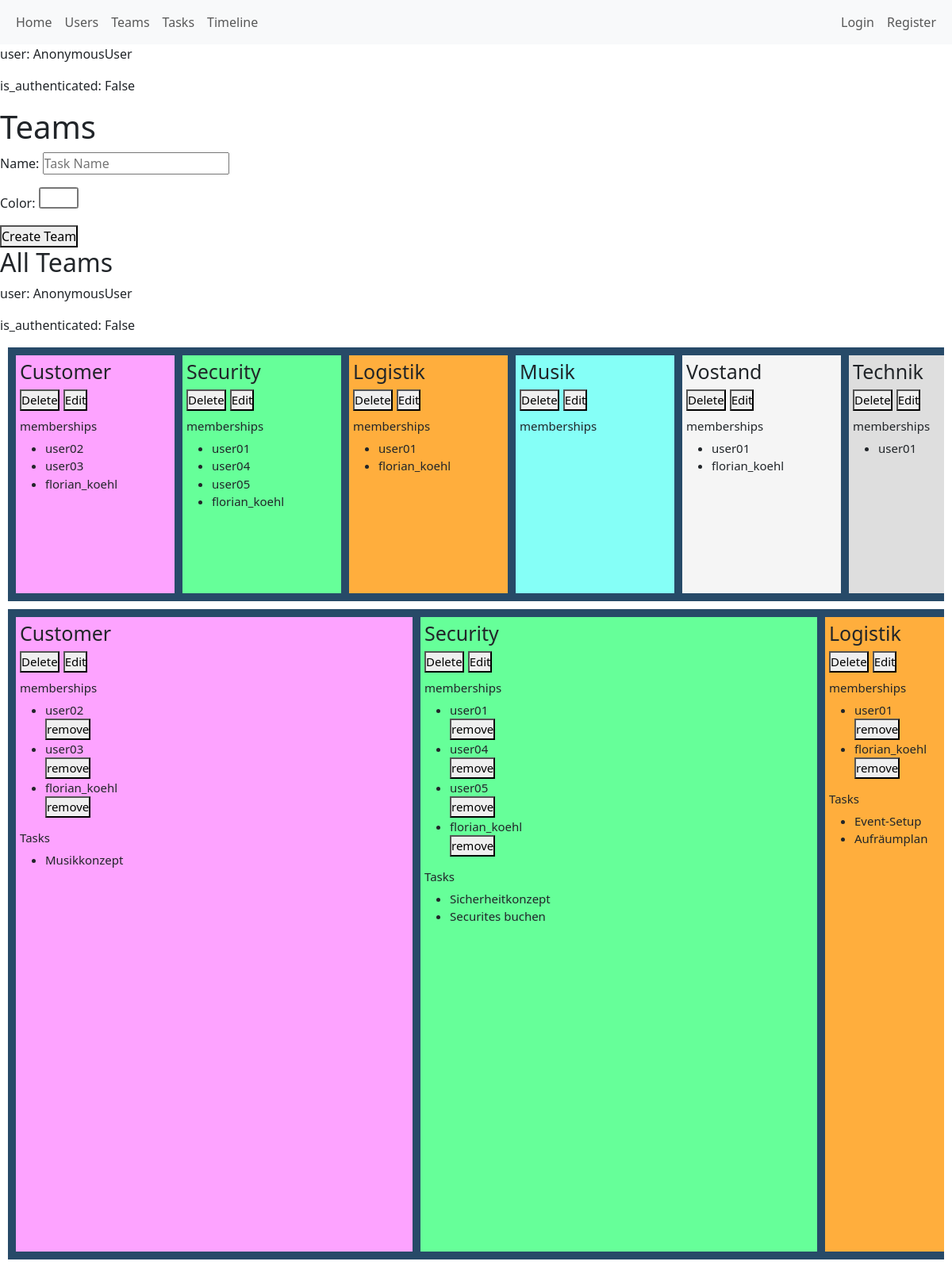
The page /users/teams on the database as committed earlier.
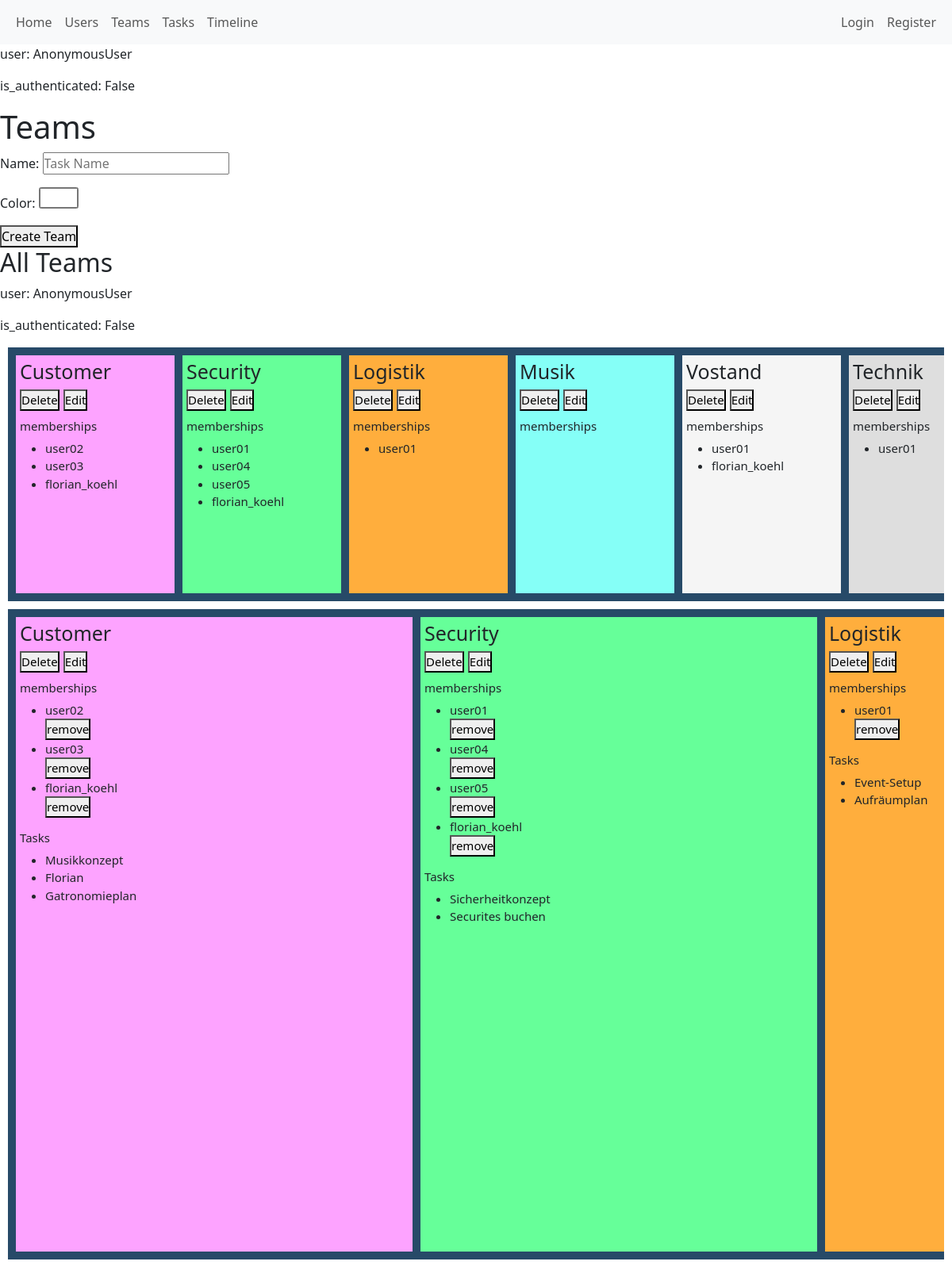
The same page on the database as committed later.
### users/models.py (models this page shows, shortened)
class Team(models.Model):
    name = models.CharField(max_length=100)
    color = models.CharField(max_length=7, default="#FFFFFF")
    schedule_flag = models.BooleanField(default=False)

class TeamMembership(models.Model):
    user = models.ForeignKey('CustomUser', on_delete=models.CASCADE, related_name='team_memberships')
    team = models.ForeignKey('Team', on_delete=models.CASCADE, related_name='user_memberships')
    ROLE_CHOICES = (
        ('member', 'Member'),
        ('lead', 'Team Lead'),
        ('observer', 'Observer'),
    )
    role_in_team = models.CharField(max_length=20, choices=ROLE_CHOICES, default='member')
    joined_at = models.DateTimeField(auto_now_add=True)
    class Meta:
        unique_together = ('user', 'team')  # Prevent duplicate memberships

class CustomUser(AbstractUser):
    ROLE_CHOICES = (
        ("member", "Member"),
        ("team_lead", "Team Lead"),
        ("supervisor", "Supervisor"),
    )
    role = models.CharField(max_length=50, choices=ROLE_CHOICES)
    def __str__(self):
        return self.username

### distributor/models.py (models this page shows, shortened)
class Task(models.Model):
    name = models.CharField(max_length=100)
    team = models.ForeignKey(Team, on_delete=models.SET_NULL, null=True, blank=True)
    loops = models.IntegerField(default=0)
    priority = models.IntegerField(default=0)
    difficulty = models.IntegerField(default=0)
    approval_required = models.BooleanField(default=False)
    initial_dependencies = models.ManyToManyField("self",
                                                  symmetrical=False,
                                                  blank=True,
                                                  related_name="required_by")
    def __str__(self):
        return self.name

### users/views.py (the view)
# urls.py: path('teams', views.teams, name='teams'),
def teams(request):
    all_teams = Team.objects.all()
    team_form = TeamCreationForm()
    context = {
        'team_form': team_form,
        'all_teams': all_teams
    }
    return render(request, 'users/teams.html', context)

### distributor/forms.py
class ProjectTimeframeForm(forms.ModelForm):
    class Meta:
        model = Project
        fields = ["start_date", "end_date"]
        widgets = {
            'start_date': forms.DateInput(attrs={'id': 'start_date_input_project', 'placeholder': 'Start Date', 'type': 'date'}),
            'end_date': forms.DateInput(attrs={'id': 'end_date_input_project', 'placeholder': 'End Date', 'type': 'date'})
        }

### users/forms.py
class TeamCreationForm(forms.ModelForm):
    class Meta:
        model = Team
        fields = ["name", "color"]
        widgets = {
            'name': forms.TextInput(attrs={'id': 'name_input_team', 'placeholder': 'Task Name'}),
            'color': forms.TextInput(attrs={'type': 'color', 'id': 'color_input_team', 'placeholder': 'Task Color'})
            }

### distributor/context_processors.py (called while the page is built)
def global_project_timeframe_form(request):
    return {
        "global_project_timeframe_form": ProjectTimeframeForm(),
    }

### users/templatetags/team_tags.py (called while the page is built)
@register.inclusion_tag('components/all_teams.html', takes_context=True)
def show_all_teams(context):
    user = context.get("user", None)
    teams = Team.objects.all()
    return {'teams': teams, 'user': user}

### users/templates/users/teams.html (shortened to what this page needs)
{% extends 'users/base.html' %}
{% load team_tags %}
{% block content %}
<p>user: {{ user }}</p>
<p>is_authenticated: {{ user.is_authenticated }}</p>
    <h1>Teams</h1>
    <form method="POST" action="{% url 'create_team' %}">
        {{ team_form.as_p }}
        <button type="submit">Create Team</button>
    </form>
<h2>All Teams</h2>
    {% show_all_teams %}
{% endblock %}

### users/templates/components/comp_display_single_team.html (shortened to what this page needs)
<div style="background-color: {{ team.color }}" class="display_team_small">
    <div class="team_content">
        <div class="team_content_upper_part">
            <div class="team_content_header">
                <h1>{{ team.name }}</h1>
                <div class="team_essential_buttons_container">
                    <form method="POST" action="{% url 'delete_team' team.id %}">
                        <button class="task_essential_button" type="submit">Delete</button>
                    </form>
                    <form method="POST" action="{% url 'edit_team_page' team.id %}">
                        <button class="task_essential_button" type="submit">Edit</button>
                    </form>
                </div>
            </div>
            <div class="team_content_memberships_and_tasks">
                <h3>memberships</h3>
                <ul>
                    {% for membership in memberships %}
                        <li>{{ membership.user.username }}</li>
                    {% endfor %}
                </ul>
            </div>
        </div>
    </div>
</div>

### users/templates/components/comp_display_single_team_medium.html (shortened to what this page needs)
<div style="background-color: {{ team.color }}" class="display_team_medium">
    <div class="team_content">
        <div class="team_content_upper_part">
            <div class="team_content_header">
                <h1>{{ team.name }}</h1>
                <div class="team_essential_buttons_container">
                    <form method="POST" action="{% url 'delete_team' team.id %}">
                        <button class="task_essential_button" type="submit">Delete</button>
                    </form>
                    <form method="POST" action="{% url 'edit_team_page' team.id %}">
                        <button class="task_essential_button" type="submit">Edit</button>
                    </form>
                </div>
            </div>
            <div class="team_content_memberships_and_tasks">
                <h3>memberships</h3>
                <ul>
                    {% for membership in memberships %}
                        <li>{{ membership.user.username }}
                            <form method="POST" action="{% url 'remove_user_from_team' team.id membership.user.id %}">
                                <button type="submit">remove</button>
                            </form>
                        </li>
                    {% endfor %}
                </ul>
                <h3>Tasks</h3>
                <ul>
                    {% for tasks in team.task_set.all %}
                        <li>{{ tasks }}</li>
                    {% endfor %}
                </ul>
            </div>
        </div>
    </div>
</div>

Rows that differ between the two databases and show on the page:
removed TeamMembership: user.username "florian_koehl", shown under Team "Logistik"
added Task: name "Florian", shown under Team "Customer"
added Task: name "Gatronomieplan", shown under Team "Customer"
